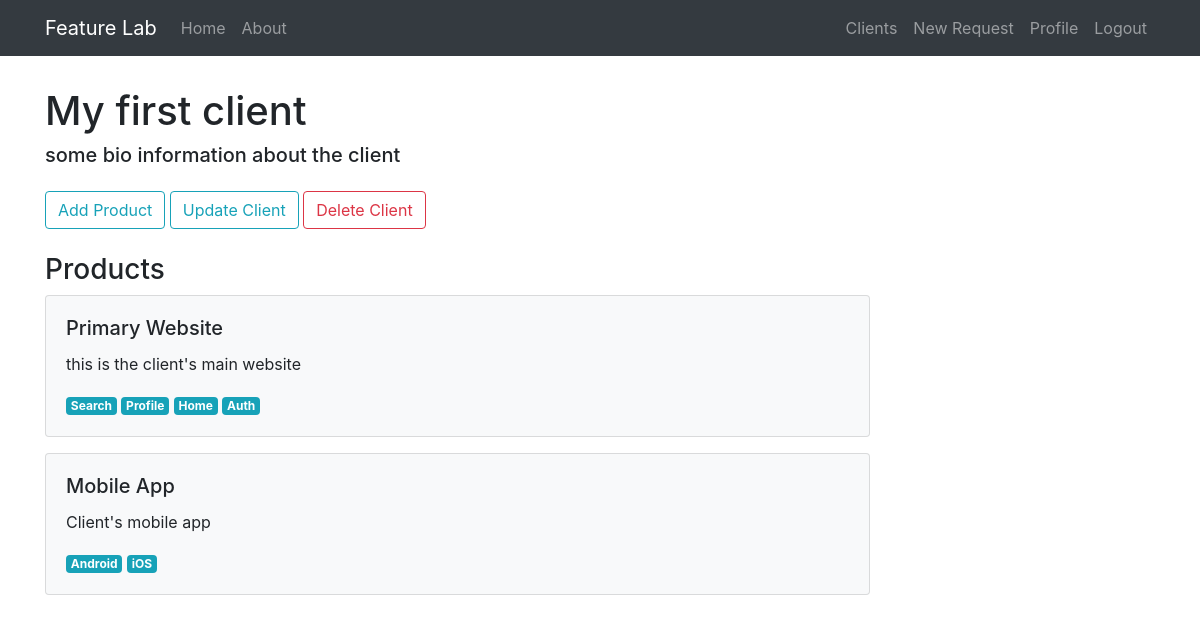
Screenshot of /client/1 (signed in) with the database file from the repository.
### feature_lab/models.py (models this page shows, shortened)
class Client(db.Model):
    id = db.Column(db.Integer, primary_key=True)
    name = db.Column(db.String(20), unique=True, nullable=False)
    email = db.Column(db.String(120), unique=True, nullable=False)
    bio = db.Column(db.Text(), nullable=False)
    priority = db.Column(db.Integer, nullable=False)
    phone_number = db.Column(db.String(15))
    created_at = db.Column(db.DateTime, nullable=False, default=datetime.utcnow)
    products = db.relationship('Product', backref='owner', lazy=True)
    user_id = db.Column(db.Integer, db.ForeignKey('user.id'), nullable=False)

class Product(db.Model):
    id = db.Column(db.Integer, primary_key=True)
    name = db.Column(db.String(20), unique=True, nullable=False)
    description = db.Column(db.Text(), nullable=False)
    owner_id = db.Column(db.Integer, db.ForeignKey('client.id'), nullable=False)
    requests = db.relationship('FeatureRequest', backref='product', lazy=True)
    areas = db.relationship('ProductArea', backref='product', lazy=True)

class ProductArea(db.Model):
    id = db.Column(db.Integer, primary_key=True)
    name = db.Column(db.String(30), nullable=False)
    product_id = db.Column(db.Integer, db.ForeignKey('product.id'), nullable=False)

### feature_lab/clients/routes.py (the view)
@clients.route('/client/<int:client_id>')
@login_required
def client(client_id):
    client = Client.query.get_or_404(int(client_id))
    return render_template('client.html', client=client)

### feature_lab/models.py (called while the page is built)
@login_manager.user_loader
def load_user(user_id):
    return User.query.get(int(user_id))

### feature_lab/templates/client.html (shortened to what this page needs)
{% extends 'layout.html' %}
{% block content %}
    <h1>{{client.name}}</h1>
    <h5 class="mb-4">{{client.bio}}</h5>
    <button class="btn btn-outline-info" onclick="window.location='/create_product/{{client.id}}'">Add Product</button>
    <button class="btn btn-outline-info" onclick="window.location='/client/{{client.id}}/update'">Update Client</button>
    <button type="button" class="btn btn-outline-danger" data-toggle="modal" data-target="#deleteModal">Delete Client</button>
    <h3 class="mt-4">Products</h3>
    {% if client.products %}
        {% for product in client.products %}
            <div>
                <a href="/product/{{ product.id }}" class="request-card">
                    <div class="card bg-light mb-3 p-3 mr-0">
                        <div class="p-1">
                            <h5 class="card-title">{{ product.name }}</h5>
                            <p class="card-text">{{ product.description }}</p>
                            {% for area in product.areas %}
                                <span class="badge badge-info">{{ area.name }}</span>
                            {% endfor %}
                        </div>
                    </div>
                </a>
            </div>
        {% endfor %}
    {% else %}
        <div class="p-5 text-secondary">
            <p>This client does not have any products yet. <a href="/create_product/{{client.id}}">Create product.</a></p>
        </div>
    {% endif %}
{% endblock content %}

### feature_lab/static/custom.css (style rules this page uses)
a.request-card, a.request-card:hover { color: inherit; text-decoration: none; max-width: 35rem; }

### rows the page displays
Client: name "My first client", bio "some bio information about the client"
Product: name "Primary Website", description "this is the client's main website"
ProductArea: name "Search"
ProductArea: name "Profile"
ProductArea: name "Home"
ProductArea: name "Auth"
Product: name "Mobile App", description "Client's mobile app"
ProductArea: name "Android"
ProductArea: name "iOS"
